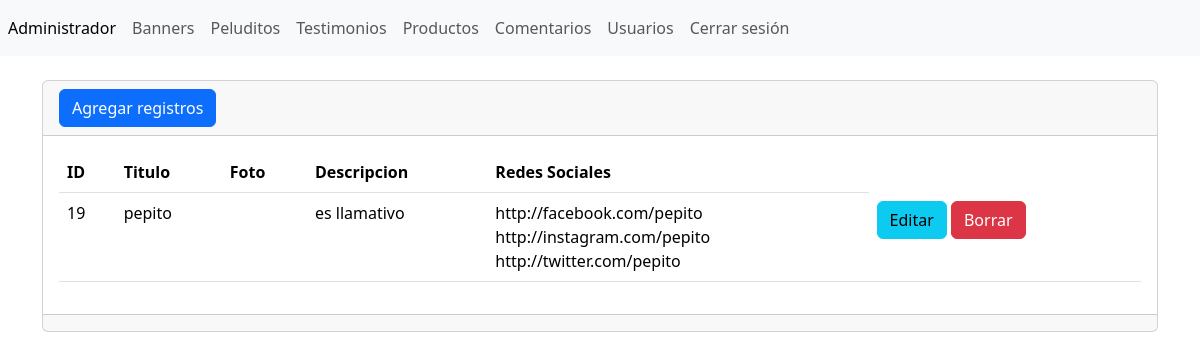
Screenshot of /admin/seccion/peluditos/index.php with the database file from the repository.
### tables this page shows
CREATE TABLE `tbl_peluditos` (
  `ID` int(11) NOT NULL,
  `titulo` varchar(255) NOT NULL,
  `descripcion` varchar(255) NOT NULL,
  `linkfacebook` varchar(255) NOT NULL,
  `linkinstagram` varchar(255) NOT NULL,
  `linktwitter` varchar(255) NOT NULL,
  `foto` varchar(255) NOT NULL
);

### admin/seccion/peluditos/index.php (the view, shortened to what this page needs)
<?php
include("../../bd.php");
$sentencia=$conexion->prepare("SELECT * FROM `tbl_peluditos`");
$sentencia->execute();
$lista_peluditos= $sentencia->fetchAll(PDO::FETCH_ASSOC);
include("../../templates/header.php");
?>
<br/>
<div class="card">
    <div class="card-header">
        <a name=""id=""class="btn btn-primary"href="crear.php"role="button">Agregar registros</a>
    </div>
    <div class="card-body">
        <div
            class="table-responsive-sm"
        >
            <table
                class="table"
            >
                <thead>
                    <tr>
                        <th scope="col">ID</th>
                        <th scope="col">Titulo</th>
                        <th scope="col">Foto</th>
                        <th scope="col">Descripcion</th>
                        <th scope="col">Redes Sociales</th>
                    </tr>
                </thead>
                <tbody>
                    <?php foreach($lista_peluditos as $key => $value){?>
                        <tr class="">
                            <td scope="row"><?php echo $value['ID']; ?></td>
                            <td><?php echo $value['titulo']; ?></td>
                            <td>
                            </td>
                            <td><?php echo $value['descripcion']; ?></td>
                            <td><?php echo $value['linkfacebook']; ?><br/>
                                <?php echo $value['linkinstagram']; ?><br/>
                                <?php echo $value['linktwitter']; ?>
                            </td>
                            <td>
                                <a name=""id=""class="btn btn-info"href="editar.php?txtID=<?php echo $value['ID']; ?>"role="button">Editar</a>
                                <a name=""id=""class="btn btn-danger"href="index.php?txtID=<?php echo $value['ID']; ?>"role="button">Borrar</a>
                            </td>
                        </tr>
                    <?php } ?>
                </tbody>
            </table>
        </div>
    </div>
    <div class="card-footer text-muted"></div>
</div>
<?php include("../../templates/footer.php"); ?>

### rows the page displays
tbl_peluditos: ID "19", titulo "pepito", descripcion "es llamativo", linkfacebook "http://facebook.com/pepito", linkinstagram "http://instagram.com/pepito", linktwitter "http://twitter.com/pepito"
